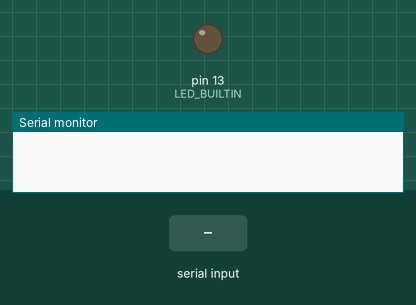
Simulated run of this sketch. Board: Arduino Uno, built with avr-gcc and run on an emulated ATmega328P. Shown: output pins drawn as LEDs (lit = HIGH), the last lines printed to the serial monitor. The test bench sets the inputs (shaded band).

Above: at 1.2 s.
1.3 s: "1" received over Serial
At 2.6 s:
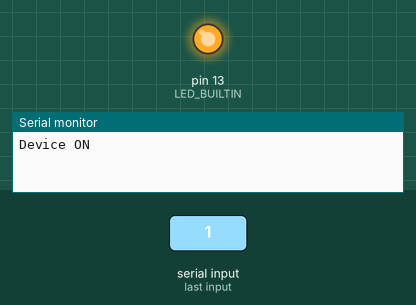
3.0 s: "0" received over Serial
At 3.9 s:
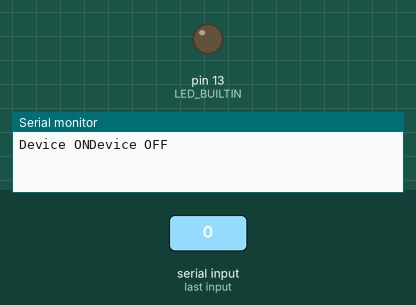
Timing chart, 0 to 6.0 s (numbered marks = the images above; inputs shaded):
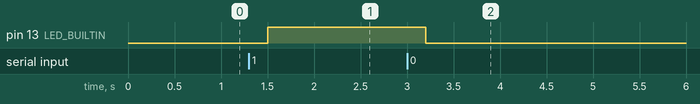

Measured:
- after the input at 1.3 s, pin 13 (LED_BUILTIN): LOW → HIGH after 0.20 s
- after the input at 3.0 s, pin 13 (LED_BUILTIN): HIGH → LOW after 0.20 s

The sketch:

iot_led.ino
```cpp
char val;
void setup() {
  Serial.begin(9600);
  pinMode(LED_BUILTIN, OUTPUT);
}

void loop() {
  if(Serial.available() > 0) {
    val = Serial.read();
    delay(200);
    if(val == '1'){
      digitalWrite(LED_BUILTIN, HIGH);
      Serial.print("Device ON");
      delay(200);
      }
   if(val == '0'){
    digitalWrite(LED_BUILTIN, LOW);
    Serial.print("Device OFF");
    delay(200);
    }

  }
}
```
